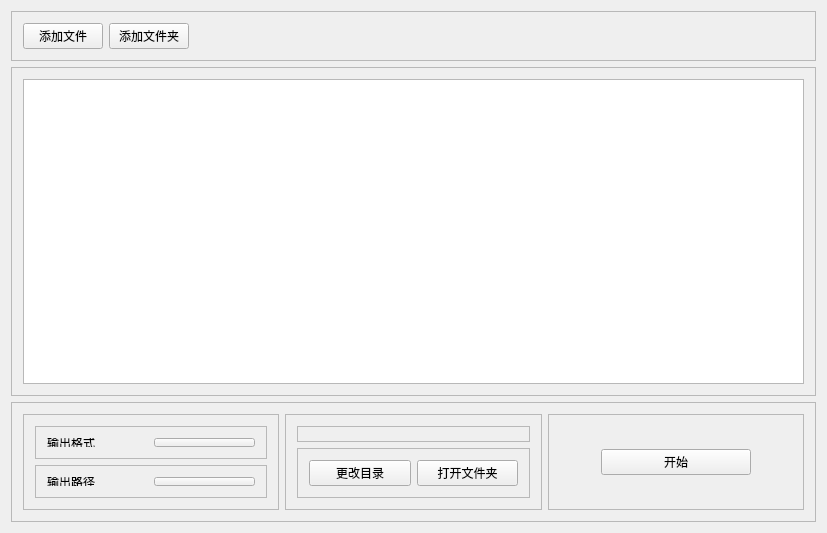
<?xml version="1.0" encoding="UTF-8"?>
<ui version="4.0">
 <class>QVideoConversion</class>
 <widget class="QWidget" name="QVideoConversion">
  <property name="geometry">
   <rect>
    <x>0</x>
    <y>0</y>
    <width>827</width>
    <height>533</height>
   </rect>
  </property>
  <property name="windowTitle">
   <string>QVideoConversion</string>
  </property>
  <layout class="QVBoxLayout" name="verticalLayout">
   <item>
    <widget class="QFrame" name="frame">
     <property name="minimumSize">
      <size>
       <width>0</width>
       <height>50</height>
      </size>
     </property>
     <property name="maximumSize">
      <size>
       <width>16777215</width>
       <height>50</height>
      </size>
     </property>
     <property name="frameShape">
      <enum>QFrame::StyledPanel</enum>
     </property>
     <property name="frameShadow">
      <enum>QFrame::Raised</enum>
     </property>
     <layout class="QHBoxLayout" name="horizontalLayout">
      <item>
       <widget class="QPushButton" name="btnAddFile">
        <property name="text">
         <string>添加文件</string>
        </property>
       </widget>
      </item>
      <item>
       <widget class="QPushButton" name="btnAddPath">
        <property name="text">
         <string>添加文件夹</string>
        </property>
       </widget>
      </item>
      <item>
       <spacer name="horizontalSpacer">
        <property name="orientation">
         <enum>Qt::Horizontal</enum>
        </property>
        <property name="sizeHint" stdset="0">
         <size>
          <width>624</width>
          <height>20</height>
         </size>
        </property>
       </spacer>
      </item>
     </layout>
    </widget>
   </item>
   <item>
    <widget class="QFrame" name="frame_2">
     <property name="frameShape">
      <enum>QFrame::StyledPanel</enum>
     </property>
     <property name="frameShadow">
      <enum>QFrame::Raised</enum>
     </property>
     <layout class="QHBoxLayout" name="horizontalLayout_7">
      <item>
       <widget class="QListWidget" name="videoListWnd"/>
      </item>
     </layout>
    </widget>
   </item>
   <item>
    <widget class="QFrame" name="frame_3">
     <property name="sizePolicy">
      <sizepolicy hsizetype="Preferred" vsizetype="Fixed">
       <horstretch>0</horstretch>
       <verstretch>0</verstretch>
      </sizepolicy>
     </property>
     <property name="minimumSize">
      <size>
       <width>0</width>
       <height>120</height>
      </size>
     </property>
     <property name="maximumSize">
      <size>
       <width>16777215</width>
       <height>120</height>
      </size>
     </property>
     <property name="frameShape">
      <enum>QFrame::StyledPanel</enum>
     </property>
     <property name="frameShadow">
      <enum>QFrame::Raised</enum>
     </property>
     <layout class="QHBoxLayout" name="horizontalLayout_2">
      <item>
       <widget class="QFrame" name="frame_4">
        <property name="frameShape">
         <enum>QFrame::StyledPanel</enum>
        </property>
        <property name="frameShadow">
         <enum>QFrame::Raised</enum>
        </property>
        <layout class="QVBoxLayout" name="verticalLayout_2">
         <item>
          <widget class="QFrame" name="frame_7">
           <property name="frameShape">
            <enum>QFrame::StyledPanel</enum>
           </property>
           <property name="frameShadow">
            <enum>QFrame::Raised</enum>
           </property>
           <layout class="QHBoxLayout" name="horizontalLayout_5">
            <item>
             <widget class="QLabel" name="label">
              <property name="text">
               <string>输出格式</string>
              </property>
             </widget>
            </item>
            <item>
             <widget class="QPushButton" name="btnOuputFormat">
              <property name="text">
               <string/>
              </property>
             </widget>
            </item>
           </layout>
          </widget>
         </item>
         <item>
          <widget class="QFrame" name="frame_8">
           <property name="frameShape">
            <enum>QFrame::StyledPanel</enum>
           </property>
           <property name="frameShadow">
            <enum>QFrame::Raised</enum>
           </property>
           <layout class="QHBoxLayout" name="horizontalLayout_6">
            <item>
             <widget class="QLabel" name="label_2">
              <property name="text">
               <string>输出路径</string>
              </property>
             </widget>
            </item>
            <item>
             <widget class="QPushButton" name="btnOutputPath">
              <property name="text">
               <string/>
              </property>
             </widget>
            </item>
           </layout>
          </widget>
         </item>
        </layout>
       </widget>
      </item>
      <item>
       <widget class="QFrame" name="frame_5">
        <property name="frameShape">
         <enum>QFrame::StyledPanel</enum>
        </property>
        <property name="frameShadow">
         <enum>QFrame::Raised</enum>
        </property>
        <layout class="QVBoxLayout" name="verticalLayout_3">
         <item>
          <widget class="QFrame" name="frame_9">
           <property name="frameShape">
            <enum>QFrame::StyledPanel</enum>
           </property>
           <property name="frameShadow">
            <enum>QFrame::Raised</enum>
           </property>
          </widget>
         </item>
         <item>
          <widget class="QFrame" name="frame_10">
           <property name="frameShape">
            <enum>QFrame::StyledPanel</enum>
           </property>
           <property name="frameShadow">
            <enum>QFrame::Raised</enum>
           </property>
           <layout class="QHBoxLayout" name="horizontalLayout_4">
            <item>
             <widget class="QPushButton" name="btnChangeDir">
              <property name="text">
               <string>更改目录</string>
              </property>
             </widget>
            </item>
            <item>
             <widget class="QPushButton" name="btnOpenPath">
              <property name="text">
               <string>打开文件夹</string>
              </property>
             </widget>
            </item>
           </layout>
          </widget>
         </item>
        </layout>
       </widget>
      </item>
      <item>
       <widget class="QFrame" name="frame_6">
        <property name="frameShape">
         <enum>QFrame::StyledPanel</enum>
        </property>
        <property name="frameShadow">
         <enum>QFrame::Raised</enum>
        </property>
        <layout class="QHBoxLayout" name="horizontalLayout_3">
         <item>
          <widget class="QPushButton" name="btnStart">
           <property name="maximumSize">
            <size>
             <width>150</width>
             <height>16777215</height>
            </size>
           </property>
           <property name="text">
            <string>开始</string>
           </property>
          </widget>
         </item>
        </layout>
       </widget>
      </item>
     </layout>
    </widget>
   </item>
  </layout>
 </widget>
 <layoutdefault spacing="6" margin="11"/>
 <resources/>
 <connections/>
</ui>
